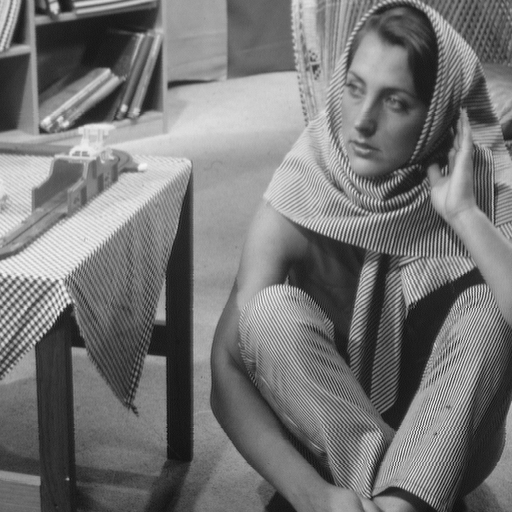
%> input picture Barbara.bmp, 512 x 512 px
$ octave compare3.m   (GNU Octave 9; MATLAB toolbox functions it lacks are replaced by stand-ins)
%> lines starting %> are read from the running program, lines starting %| are printed output that depends on the picture; in (x1, y1, x2, y2) boxes, pixels count from 0 and x2, y2 are one past the last pixel; in counts of white or black regions, pixels touching at a corner belong together; the program's own positions count from 1
### RIDWT.m
function [ C,Sg,flag] = RIDWT(image1)
%图像的重新分布不变小波正变换(Redistribute invariant wavelet transform)
%不变小波域，对于90度的倍数的旋转和行列翻转不变
% image1=rgb2gray(image);%将彩色图像转化为灰度图像
[m,n]=size(image1);
%%%%将图像划分成四等份，并计算每部分的平均值存入一个2*2的矩阵中
A11=zeros(m/2,n/2);
A12=zeros(m/2,n/2);
A21=zeros(m/2,n/2);
A22=zeros(m/2,n/2);
A11=image1(1:m/2,1:n/2);
A12=image1(1:m/2,n/2+1:n);
A21=image1(m/2+1:m,1:n/2);
A22=image1(m/2+1:m,n/2+1:n);
% [4 lines of commented-out code are left out]
mean=zeros(2,2);
mean(1,1)=mean2(A11);
mean(1,2)=mean2(A12);
mean(2,1)=mean2(A21);
mean(2,2)=mean2(A22);
%%%%在均值阵的基础上生成归一化阵NM，并得到对应的符号阵Sg
NM=zeros(2,2);
NM(1,1)=mean(1,1)+mean(1,2)+mean(2,1)+mean(2,2);
NM(1,2)=mean(1,1)-mean(1,2)+mean(2,1)-mean(2,2);
NM(2,1)=mean(1,1)-mean(2,1)+mean(1,2)-mean(2,2);
NM(2,2)=mean(1,1)-mean(1,2)+mean(2,2)-mean(2,1);
Sg=zeros(2,2);
for i=1:2
    for j=1:2
        if NM(i,j)>0
            Sg(i,j)=1;
        elseif NM(i,j)<0
            Sg(i,j)=-1;
        end
    end
end
%%%%将原图像的像素位置进行重新分配得到矩阵RI
RI=zeros(m,n);
for i=1:m
    for j=1:n
        if (i<=m/2)&&(j<=n/2)
                RI(2*i-1,2*j-1)=image1(i,j);
        elseif (i<=m/2)&&(j>n/2)
                RI(2*i-1,2*j-n)=image1(i,3*n/2-j+1);
        elseif (i>m/2)&&(j<=n/2)
            RI(2*i-m,2*j-1)=image1(3*m/2-i+1,j);
        else
            RI(2*i-m,2*j-n)=image1(3*m/2-i+1,3*n/2-j+1);
        end
    end
end
%%%%对RI做一级haar小波分解，并将得到的结果与符号阵相乘得到B，按照一定的规则对B进行操作，得到不变小波域C
[cA1,cH1,cV1,cD1]=dwt2(RI,'haar');
B=zeros(m,n);
B(1:m/2,1:n/2)=Sg(1,1)*cA1;
B(1:m/2,n/2+1:n)=Sg(1,2)*cH1;
B(m/2+1:m,1:n/2)=Sg(2,1)*cV1;
B(m/2+1:m,n/2+1:n)=Sg(2,2)*cD1;
% figure,imshow(uint8(B))
C=zeros(m,n);
flag=0;
if abs(NM(2,1))<abs(NM(1,2))
    C=B;
else
    C11=B(1:m/2,1:n/2)';
    C12=B(m/2+1:m,1:n/2)';
    C21=B(1:m/2,n/2+1:n)';
    C22=B(m/2+1:m,n/2+1:n)';
    C=[C11,C12;C21,C22];
    flag=1;
end
% imshow(uint8(C))

end

### frft2.m
function f2 = frft2(image,a1,a2)
%二维离散分数傅里叶变换的离散算法
[N,N]=size(image);
% image=double(image);
%%%%%%%%%%%%%%%%%%%%FRFT核矩阵的生成%%%%%%%%%%%%%%%%%%%%%%%%%

%%%%%%%%%%%%%%%%%%%%生成分数傅里叶变换的特征值构成的对角阵%%%%%%%%%%%%%%%%%%
b1=a1*pi/2;
b2=a2*pi/2;
da1=zeros(1,N);
da2=zeros(1,N);

if (mod(N,2)~=0)
    for i=1:N
        da1(i)=exp(-j*b1*(i-1));
        da2(i)=exp(-j*b2*(i-1));
    end
else
    for i=1:N-1
        da1(i)=exp(-j*b1*(i-1));
        da2(i)=exp(-j*b2*(i-1));
    end
    da1(N)=exp(-j*b1*N);
    da2(N)=exp(-j*b2*N);
end
Da1=diag(da1);
Da2=diag(da2);

%%%%%%%%%%%%%%生成特征向量阵，进而得到DFRFT的核矩阵%%%%%%%%%%%%%%%%%%%%%%%%%%%%%
w=2*pi/N;
v1=zeros(1,N);
for i=1:N
    v1(i)=2*cos((i-1)*w);
end
v2=ones(N-1,1);
v3=ones(N-1,1);
S=diag(v1)+diag(v2,-1)+diag(v3,1);%生成三对角阵
S(1,N)=1;
S(N,1)=1;
[V,~]=eig(S);
F1=V*Da1*V';
F2=V*Da2*V';
f2=F1*image*F2;
% f2=real(f2);
end

### choose.m
function SS=choose(image)
%从大小为N*N的矩阵中随机选取n*n个位置，并以所选位置的元素为中心，w*w为窗口组成n*n个新矩阵
[p,q]=size(image);
k=3;
rng(3);
a=[];
t=0;
while 1
    temp=randi([3,p-2],1);
    if(isempty(find(a==temp)))
        a=[a,temp];
        t=t+1;
    end
    if(t>=p/2)
        break;
    end
end

b=[];
t1=0;
while 1
    temp1=randi([3,q-2],1);
    if(isempty(find(b==temp1)))
        b=[b,temp1];
        t1=t1+1;
    end
    if(t1>=q/2)
        break;
    end
end

SS=zeros(p/2,q/2);
for i=1:p/2
    for j=1:q/2
        A=ones(p,q)*0.0231;
        A(a(i)-2:a(i)+2,b(j)-2:b(j)+2)=image(a(i)-2:a(i)+2,b(j)-2:b(j)+2);
        A=A(A~=0.0231);
        A1{i,j}=reshape(A,5,5);
        [U{i,j},S{i,j},V{i,j}]=svd(A1{i,j});
        SS(i,j)=S{i,j}(1,1);
    end
end
end

### nc.m
function NC = nc(image1,image2)
%衡量提取的水印与原始水印的相似程度
%计算nc（归一化相关系数）
if (size(image1))~=(size(image2))
    error('image1<>image2');
end
image1=double(image1);
image2=double(image2);
[M,N]=size(image1);
d1=0;
d2=0;
d3=0;
for i=1:M
    for j=1:N
        d1=d1+image1(i,j)*image2(i,j);
        d2=d2+image1(i,j)*image1(i,j);
        d3=d3+image2(i,j)*image2(i,j);
    end
end
NC=d1/(sqrt(d2)*sqrt(d3));
return

end

### compare3.m

%%%%%%复现An efficient lossless robust watermarking scheme by integrating
%%redistributed invariant wavelet and fractional Fourier transforms
clear
clc
I=imread('Barbara.bmp');
%> I is the input picture: size 512x512 uint8; min 12, max 246, mean 117.4
I=double(I);
%> I: size 512x512 double
wm=imread('logo1.png');
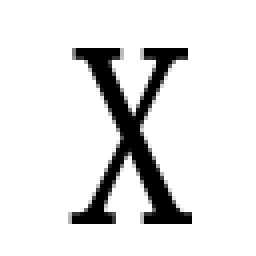
%> input picture logo1.png, 64 x 64 px (shown 4 times larger)
%> wm is the input picture: size 64x64x3 uint8; min 0, max 255, mean 226.3
wm = rgb2gray(wm);
%> wm: size 64x64 uint8
wm=imresize(wm, [64, 64]);
for i=1:64
    for j=1:64
    if wm(i,j)==255
        wm(i,j)=1;
    end
    end
end
for i=1:64
    for j=1:64
    if wm(i,j)>1
        wm(i,j)=0;
    end
    end
end
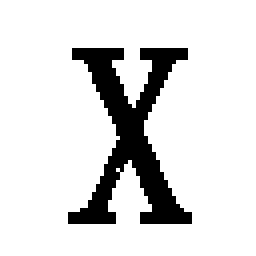
%> wm: size 64x64 uint8 (shown 4 times larger); values 0 (black) and 1 (white), 86.4% white; 1 black region, box (x1, y1, x2, y2) and area: (17, 12, 48, 56) 556
ww=reshape(wm,1,64*64);
%> ww = 4096 values, max 1 at index 1, min 0 at index 1142, mean 0.864
[p,q]=size(I);
%> p = 512; q = 512
[r,c]=size(wm);
%> r = 64; c = 64


%%%版权注册过程
%生成master share

%对主图像做处理
[C,Sg,flag]=RIDWT(I);%对主图像做RIDWT
%> in RIDWT, `A22=image1(m/2+1:m,n/2+1:n);`:
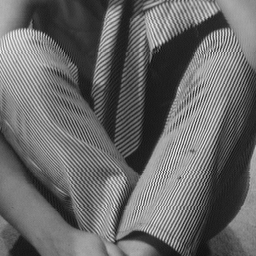
%> A22: size 256x256 double; min 12, max 243, mean 103.9
%> after the loop in RIDWT, `for i=1:2`: Sg = [1 1; 1 1]
%> in RIDWT, `C=[C11,C12;C21,C22];`:
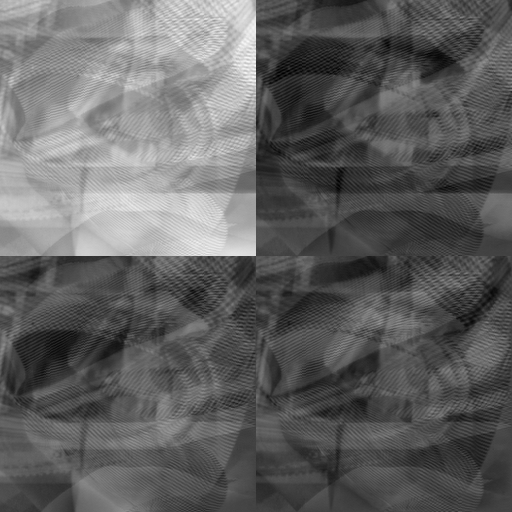
%> C: size 512x512 double; min -152.5, max 429, mean 70.6; mean of the top-left, top-right, bottom-left and bottom-right quarters 234.8, 4.5, 32.8, 10.2; drawn with min black and max white
%> Sg = [1 1; 1 1]; flag = 1
C11=C(1:p/2,1:q/2);
C12=C(1:p/2,q/2+1:q);
C21=C(p/2+1:p,1:q/2);
C22=C(p/2+1:p,q/2+1:q);
[cA1,cH1,cV1,cD1]=dwt2(C11,'haar');%取低频子带C11做一级haar小波分解
%> cA1: size 128x128 double
%> cH1: size 128x128 double
%> cV1: size 128x128 double
%> cD1: size 128x128 double
cA1f = frft2(cA1,0.5,0.24);%取低频子带cA1做FRFT
%> in frft2, `S(N,1)=1;`: S: size 128x128 double; min -2, max 2, mean 0.0156; mean of the top-left, top-right, bottom-left and bottom-right quarters 0.0312, 0.000488, 0.000488, 0.0303
SS=choose(cA1f);
%> after the loop in choose, `for i=1:p/2`:
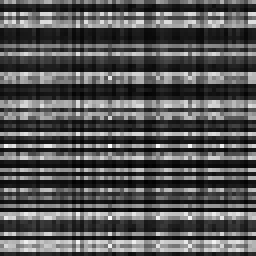
%> SS: size 64x64 double (shown 4 times larger); min 201.4, max 5175.2, mean 1863.1; drawn with min black and max white
%> after the loop in choose, `for i=1:p/2`: A1 = 4096 items
SS_avg=mean2(SS);
%> SS_avg = 1863.1
BM=zeros(r,c);
for i=1:r
    for j=1:c
        if SS(i,j)>=SS_avg
            BM(i,j)=1;
        else
            BM(i,j)=0;
        end
    end
end
%> BM: size 64x64 double; values 0 (black) and 1 (white), 42.7% white in thin lines or dots

for i=1:r
    for j=1:c
        if BM(i,j)==1
            MS(2*i-1:2*i,2*j-1:2*j)=[0,1;1,0];
        else
            MS(2*i-1:2*i,2*j-1:2*j)=[1,0;0,1];
        end
    end
end
%> MS: size 128x128 double; values 0 (black) and 1 (white), 50% white in thin lines or dots

B=ones(2);
for i=1:r
    for j=1:c
        if wm(i,j)==1
            OS(2*i-1:2*i,2*j-1:2*j)=MS(2*i-1:2*i,2*j-1:2*j);
        else
            OS(2*i-1:2*i,2*j-1:2*j)=B-MS(2*i-1:2*i,2*j-1:2*j);
        end
    end
end
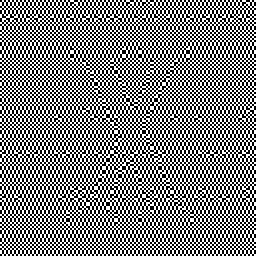
%> OS: size 128x128 double (shown 2 times larger); values 0 (black) and 1 (white), 50% white in thin lines or dots
PSNR=psnr(I,I);
%> PSNR = Inf
II=I;
I1=I;
%%%%%%%%%%%%%%%%%%%%%%%%%%%%%%%鲁棒性测试%%%%%%%%%%%%%%%%%%%%%%%%%%%%%%%%%%%%%%
d=input('please input your choice：');
%> the answer given: 1
switch d
case 1
        I1 = medfilt2(I1,[3,3]);
        PSNR1=psnr(I1,II);
%> PSNR1 = -22.7
        figure,imshow(I1)%将窗口3*3的中值滤波作用于载水印图像
    case 2
        aa=fspecial('average',[3,3]); %生成系统预定义的3*3滤波器
        I1=imfilter(I1,aa);%用生成的滤波器进行滤波
        PSNR1=psnr(I1,II);
        figure,imshow(I1)%3*3均值滤波
    case 3
        I1=imresize(I1,2);
        I1=imresize(I1,0.5);
        PSNR1=psnr(I1,II);
        figure,imshow(I1)%对载水印图像进行放缩，先放大两倍,再缩小1/2
    case 4
        I1=imrotate(I1,90,'crop');
        PSNR1=psnr(I1,II);
        figure,imshow(I1) %对载水印图像进行90度的旋转
    case 5
        I1=histeq(I1);%figure,imshow(I1)%对载水印图像进行直方图均衡化
        PSNR1=psnr(I1,II);
        figure,imshow(I1)
    case 6
         I1=imnoise(I1,'gaussian',0,0.05);
         PSNR1=psnr(I1,II);
         figure,imshow(I1)%加均值为0方差为0.05的高斯噪声
    case 7
        imwrite(I1,'I1.jpg','jpg','quality',75);
        I1=imread('I1.jpg');
        PSNR1=psnr(I1,II);
        figure,imshow(I1) %对载水印图像进行压缩因子为30的JPEG压缩
    case 8
        I1=imnoise(I1,'salt & pepper',0.05);
        PSNR1=psnr(I1,II);
        figure,imshow(I1)%加密度为0.05的椒盐噪声
    case 9
        temp1=randperm(512,20);
        temp2=randperm(512,20);
        I1(temp1,:)=0;
        I1(:,temp2)=0;
        PSNR1=psnr(I1,II);
        figure,imshow(I1)%随机删除载水印图像的20行20列
    case 10
        hh=fspecial('gaussian',[3,3]);
        I1=imfilter(I1,hh,'conv');
        PSNR1=psnr(I1,II);
        figure,imshow(I1)%用窗口3*3高斯滤波作用于载水印图像
    case 11
        I1=double(I1);
        h=[-1 -1 -1;-1 9 -1;-1 -1 -1];
        I1=conv2(I1,h,'same');
        I1=uint8(I1);
        PSNR1=psnr(I1,II);
        figure,imshow(I1);%锐化攻击
    case 12
        I1=flipud(I1);
        PSNR1=psnr(I1,II);
        figure,imshow(I1)
    case 13
        I1=fliplr(I1);
        PSNR1=psnr(I1,II);
        figure,imshow(I1)
    case 14
        I1=double(I1);
        A=zeros(512);
        for i=1:512
            for j=1:512
                if ((i-256)^2+(j-256)^2)<=256^2
                    A(i,j)=1;
                end
            end
        end
        I1=I1.*A;%利用掩膜裁剪图像，类似于抠图
        I1=uint8(I1);
        PSNR1=psnr(I1,II);
        figure,imshow(I1)%圆形区域裁剪
    case 15
        se=translate(strel(1),[20,20]);
        I1=imdilate(I1,se);
        PSNR1=psnr(I1,II);
        figure,imshow(I1)%图像向右向下分别平移20个像素
    case 16
        I1=II;
        I1(1:256,1:256)=0;
        PSNR1=psnr(I1,II);
        figure,imshow(I1);
    case 17
        I1=II;
        I1(257:512,1:256)=0;
        PSNR1=psnr(I1,II);
        figure,imshow(I1);
    case 18
        I1=imrotate(I1,45,'crop');%对载水印图像进行90度的旋转
        PSNR1=psnr(I1,II);
        figure,imshow(I1)%图像向右向下分别平移20个像素
end


I1=uint8(I1);
%> I1: size 512x512 uint8
%%%版权认证过程
[C1,Sg1,flag1]=RIDWT(I1);%对遭受攻击的图像做RIDWT
%> in RIDWT (call 2), `[cA1,cH1,cV1,cD1]=dwt2(RI,'haar');`:
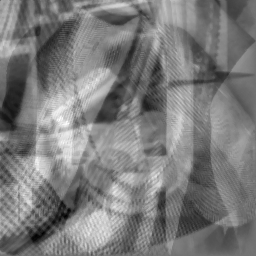
%> cD1: size 256x256 double; min -124.5, max 153.5, mean 10.3; drawn with min black and max white
%> Sg1 = [1 1; 1 1]; flag1 = 1
C1_11=C1(1:p/2,1:q/2);
C1_12=C1(1:p/2,q/2+1:q);
C1_21=C1(p/2+1:p,1:q/2);
C1_22=C1(p/2+1:p,q/2+1:q);
[cA11,cH11,cV11,cD11]=dwt2(C1_11,'haar');%取低频子带C11做一级haar小波分解
cA1f1 = frft2(cA11,0.5,0.24);%取低频子带cA1做FRFT
SS1=choose(cA1f1);
SS1_avg=mean2(SS1);
%> SS1_avg = 1861
BM1=zeros(r,c);
for i=1:r
    for j=1:c
        if SS1(i,j)>=SS1_avg
            BM1(i,j)=1;
        else
            BM1(i,j)=0;
        end
    end
end

for i=1:r
    for j=1:c
        if BM1(i,j)==1
            MS1(2*i-1:2*i,2*j-1:2*j)=[0,1;1,0];
        else
            MS1(2*i-1:2*i,2*j-1:2*j)=[1,0;0,1];
        end
    end
end

for i=1:2*r
    for j=1:2*c
        if (MS1(i,j)==0)&&(OS(i,j)==0)
            W(i,j)=0;
        elseif (MS1(i,j)==1)&&(OS(i,j)==1)
            W(i,j)=1;
        else
            W(i,j)=0;
%         W=bitxor(MS1,OS);
        end
    end
end
for i=1:r
    for j=1:c
        w=W(2*i-1,2*j-1)+W(2*i-1,2*j)+W(2*i,2*j-1)+W(2*i,2*j);
        if w>=2
            wm1(i,j)=1;
        else
            wm1(i,j)=0;
        end
    end
end
wm1=im2bw(wm1);
% figure,imshow(wm1)
NC=nc(wm,wm1);
%> after the loop in nc, `for i=1:M`: d1 = 3539; d2 = 3540; d3 = 3539
%> in nc, `NC=d1/(sqrt(d2)*sqrt(d3));`: NC = 1
%> NC = 1
